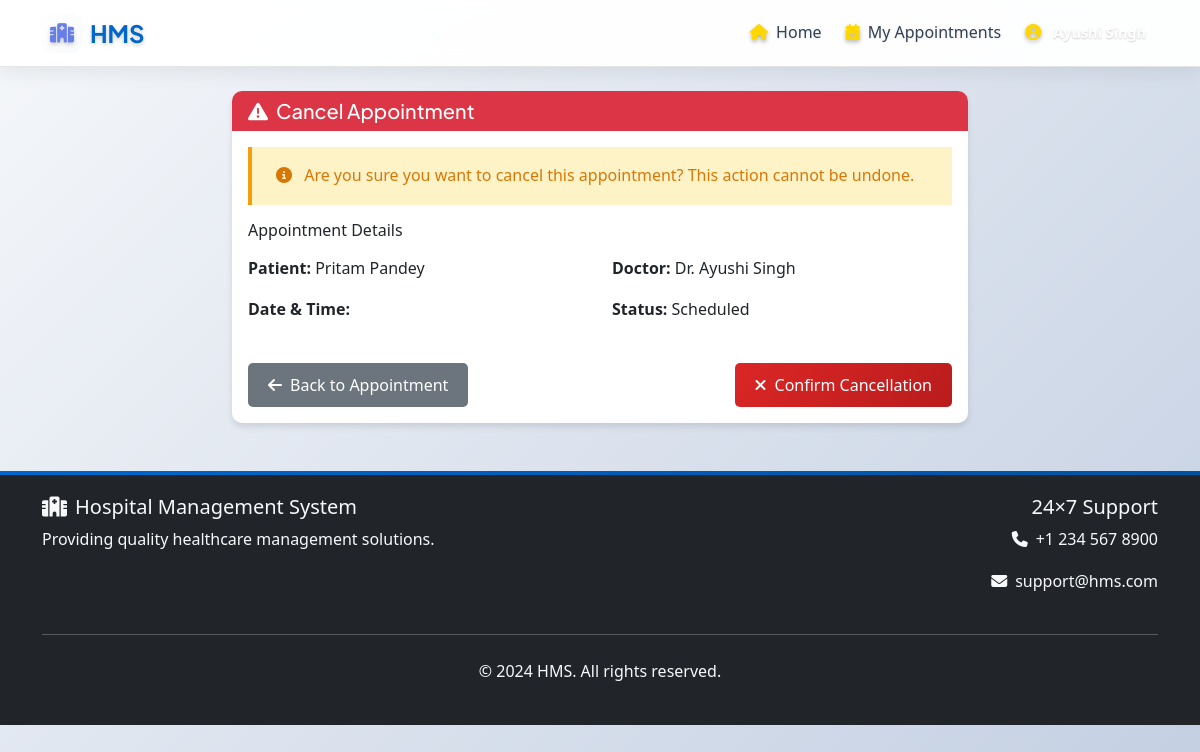
The app's page /appointments/appointment/46/cancel/ (signed in) with its own data.
### accounts/models.py (models this page shows, shortened)
class User(AbstractUser):
    ROLE_CHOICES = [
        ('ADMIN', 'Admin'),
        ('DOCTOR', 'Doctor'),
        ('PATIENT', 'Patient'),
    ]
    role = models.CharField(max_length=10, choices=ROLE_CHOICES, default='PATIENT')
    phone = PhoneNumberField(blank=True, null=True)
    profile_picture = models.ImageField(upload_to='profile_pics/', blank=True, null=True)
    date_of_birth = models.DateField(blank=True, null=True)
    address = models.TextField(blank=True)
    created_at = models.DateTimeField(auto_now_add=True)
    updated_at = models.DateTimeField(auto_now=True)
    class Meta:
        db_table = 'auth_user'
        verbose_name = 'User'
        verbose_name_plural = 'Users'
    def get_profile_picture_url(self):
        if self.profile_picture:
            return self.profile_picture.url
        return '/static/img/default-avatar.png'

### appointments/models.py (models this page shows, shortened)
class Appointment(models.Model):
    STATUS_CHOICES = [
        ('SCHEDULED', 'Scheduled'),
        ('COMPLETED', 'Completed'),
        ('CANCELLED', 'Cancelled'),
        ('EXPIRED', 'Expired'),
        ('PENDING', 'Pending'),
        ('PENDING_PAYMENT', 'Pending Payment'),
        ('PAYMENT_SUCCESSFUL', 'Payment Successful'),
    ]
    PRIORITY_CHOICES = [
        ('LOW', 'Low'),
        ('MEDIUM', 'Medium'),
        ('HIGH', 'High'),
    ]
    NOTIFICATION_CHOICES = [
        ('EMAIL', 'Email'),
        ('SMS', 'SMS'),
        ('BOTH', 'Both'),
    ]
    patient = models.ForeignKey(User, on_delete=models.CASCADE, related_name='patient_appointments')
    doctor = models.ForeignKey(User, on_delete=models.CASCADE, related_name='doctor_appointments')
    appointment_date = models.DateTimeField(null=True, blank=True)
    status = models.CharField(max_length=20, choices=STATUS_CHOICES, default='PENDING')
    priority = models.CharField(max_length=10, choices=PRIORITY_CHOICES, default='MEDIUM')
    notes = models.TextField(blank=True, null=True)
    patient_name = models.CharField(max_length=100, blank=True)
    patient_email = models.EmailField(blank=True)
    patient_phone = models.CharField(max_length=20, blank=True)
    patient_age = models.IntegerField(null=True, blank=True)
    patient_gender = models.CharField(max_length=10, blank=True)
    patient_address = models.TextField(blank=True)
    reason = models.TextField(blank=True, null=True)
    notification_preference = models.CharField(max_length=10, choices=NOTIFICATION_CHOICES, default='EMAIL')
    doctor_confirmed = models.BooleanField(default=False)
    doctor_notes = models.TextField(blank=True, null=True)
    confirmed_at = models.DateTimeField(null=True, blank=True)
    email_sent = models.BooleanField(default=False)
    sms_sent = models.BooleanField(default=False)
    last_notification_at = models.DateTimeField(null=True, blank=True)
    follow_up_date = models.DateTimeField(null=True, blank=True)
    follow_up_notes = models.TextField(blank=True, null=True)
    follow_up_completed = models.BooleanField(default=False)
    payment_method = models.CharField(max_length=20, choices=[
        ('CARD', 'Credit/Debit Card'),
        ('UPI', 'UPI'),
        ('NET_BANKING', 'Net Banking'),
    ], blank=True, null=True)
    payment_status = models.CharField(max_length=20, choices=[
        ('PENDING', 'Pending'),
        ('SUCCESSFUL', 'Successful'),
        ('FAILED', 'Failed'),
    ], default='PENDING', blank=True)
    payment_amount = models.DecimalField(max_digits=10, decimal_places=2, default=0, blank=True)
    payment_transaction_id = models.CharField(max_length=100, blank=True, null=True)
    paid_at = models.DateTimeField(null=True, blank=True)
    created_at = models.DateTimeField(auto_now_add=True)
    updated_at = models.DateTimeField(auto_now=True)
    class Meta:
        ordering = ['-appointment_date', '-created_at']

### appointments/views.py (the view)
# urls.py: path('appointment/<int:pk>/cancel/', views.cancel_appointment, name='cancel_appointment'),
@login_required
def cancel_appointment(request, pk):
    appointment = get_object_or_404(Appointment, pk=pk)
    can_cancel = False
    if request.user.role == 'PATIENT' and appointment.patient == request.user:
        can_cancel = appointment.can_cancel
    elif request.user.role == 'DOCTOR' and appointment.doctor == request.user:
        can_cancel = appointment.status in ['PENDING', 'SCHEDULED']
    elif request.user.role == 'ADMIN':
        can_cancel = True
    if not can_cancel:
        messages.error(request, 'This appointment cannot be cancelled.')
        return redirect('appointments:appointment_detail', pk=pk)
    if request.method == 'POST':
        appointment.status = 'CANCELLED'
        appointment.save()
        messages.success(request, 'Appointment cancelled successfully.')
        return redirect('appointments:appointment_detail', pk=pk)
    return render(request, 'appointments/cancel_appointment.html', {'appointment': appointment})

### templates/appointments/cancel_appointment.html (shortened to what this page needs)
{% extends 'base.html' %}
{% load crispy_forms_tags %}
{% block content %}
<div class="container mt-4">
    <div class="row justify-content-center">
        <div class="col-md-8">
            <div class="card">
                <div class="card-header bg-danger text-white">
                    <h5 class="mb-0">
                        <i class="fas fa-exclamation-triangle me-2"></i>Cancel Appointment
                    </h5>
                </div>
                <div class="card-body">
                    <div class="alert alert-warning">
                        <i class="fas fa-info-circle me-2"></i>
                        Are you sure you want to cancel this appointment? This action cannot be undone.
                    </div>
                    <div class="appointment-details mb-4">
                        <h6 class="mb-3">Appointment Details</h6>
                        <div class="row">
                            <div class="col-md-6">
                                <p><strong>Patient:</strong> {{ appointment.patient.get_full_name }}</p>
                                <p><strong>Date & Time:</strong> {{ appointment.appointment_date|date:"M d, Y H:i" }}</p>
                            </div>
                            <div class="col-md-6">
                                <p><strong>Doctor:</strong> Dr. {{ appointment.doctor.get_full_name }}</p>
                                <p><strong>Status:</strong> {{ appointment.get_status_display }}</p>
                            </div>
                        </div>
                    </div>
                    <form method="post">
                        <div class="d-flex justify-content-between">
                            <a href="{% url 'appointments:appointment_detail' appointment.pk %}" class="btn btn-secondary">
                                <i class="fas fa-arrow-left me-2"></i>Back to Appointment
                            </a>
                            <button type="submit" class="btn btn-danger">
                                <i class="fas fa-times me-2"></i>Confirm Cancellation
                            </button>
                        </div>
                    </form>
                </div>
            </div>
        </div>
    </div>
</div>
{% endblock %}

### templates/base.html (shortened to what this page needs)
<!DOCTYPE html>
<html lang="en">
<head>
    {% load static %}
    <link href="https://cdn.jsdelivr.net/npm/bootstrap@5.3.0/dist/css/bootstrap.min.css" rel="stylesheet">
    <link rel="stylesheet" href="https://cdnjs.cloudflare.com/ajax/libs/font-awesome/6.4.0/css/all.min.css">
    <link rel="stylesheet" href="{% static 'css/enhanced-theme-v2.css' %}">
    <link rel="stylesheet" href="{% static 'css/style.css' %}">
</head>
<body>
    <nav class="navbar navbar-expand-lg" id="mainNav">
        <div class="container">
            <a class="navbar-brand" href="{% url 'dashboard:home' %}">
                <div class="brand-icon">
                    <i class="fas fa-hospital"></i>
                </div>
                <span class="brand-text">HMS</span>
            </a>
            <div class="collapse navbar-collapse" id="navbarNav">
                <ul class="navbar-nav">
                    {% if user.is_authenticated %}
                        <li class="nav-item">
                            <a class="nav-link" href="{% url 'dashboard:home' %}">
                                <i class="fas fa-home me-2"></i>Home
                            </a>
                        </li>
                        {% if user.role == 'DOCTOR' %}
                            <li class="nav-item">
                                <a class="nav-link" href="{% url 'appointments:doctor_dashboard' %}">
                                    <i class="fas fa-calendar-check me-2"></i>My Appointments
                                </a>
                            </li>
                        {% endif %}
                        <li class="nav-item">
                            <a class="nav-link" href="{% url 'accounts:profile' %}">
                                <i class="fas fa-user-circle me-2"></i>
                                <span class="user-name">{{ user.get_full_name|default:user.username }}</span>
                            </a>
                        </li>
                    {% endif %}
                </ul>
            </div>
        </div>
    </nav>
    <main>
        {% block content %}{% endblock %}
    </main>
    <footer class="bg-dark text-light py-4 mt-5">
        <div class="container">
            <div class="row">
                <div class="col-md-6">
                    <h5><i class="fas fa-hospital me-2"></i>Hospital Management System</h5>
                    <p>Providing quality healthcare management solutions.</p>
                </div>
                <div class="col-md-6 text-md-end">
                    <h5>24×7 Support</h5>
                    <p><i class="fas fa-phone me-2"></i>+1 234 567 8900</p>
                    <p><i class="fas fa-envelope me-2"></i>support@hms.com</p>
                </div>
            </div>
            <hr class="my-4">
            <div class="text-center">
                <p>&copy; 2024 HMS. All rights reserved.</p>
            </div>
        </div>
    </footer>
</body>
</html>

### static/css/style.css (style rules this page uses)
:root { --primary-color: #0d6efd; --secondary-color: #6c757d; --success-color: #198754; --danger-color: #dc3545; --warning-color: #ffc107; --info-color: #0dcaf0; --light-color: #f8f9fa; --dark-color: #212529; }
body { font-family: 'Segoe UI', Tahoma, Geneva, Verdana, sans-serif; line-height: 1.6; color: #333; }
.navbar-brand { font-weight: bold; font-size: 1.5rem; }
.card { border: none; border-radius: 10px; box-shadow: 0 4px 6px rgba(0, 0, 0, 0.1); transition: transform 0.3s ease, box-shadow 0.3s ease; }
.btn { border-radius: 5px; font-weight: 500; transition: all 0.3s ease; }
footer { margin-top: auto; }

### records on screen
Appointment: patient.get_full_name "Pritam Pandey", doctor.get_full_name "Ayushi Singh", status "Scheduled"

### other values on screen
{{ user.get_full_name|default:user.username }} "Ayushi Singh"
